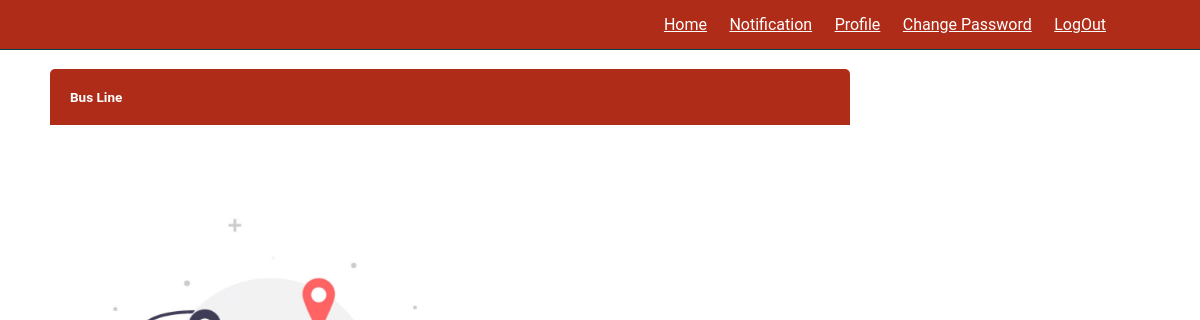
The app's page /PMyTrip/ (signed in), older data.
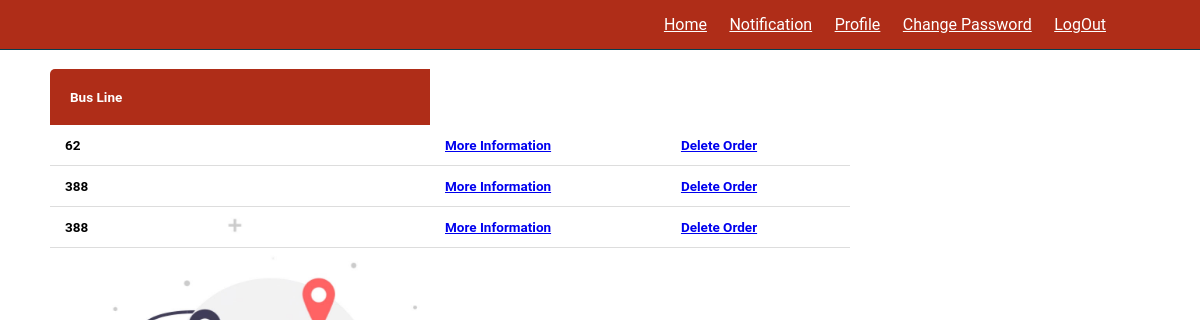
The same page, newer data.
### project/models.py (models this page shows)
class Trip(models.Model):
    username=models.CharField(max_length=100,default='')
    To=models.CharField(max_length=100,default='')
    From=models.CharField(max_length=100,default='')
    BusLine=models.CharField(max_length=100,default='')
    DateTime=models.DateTimeField()
    class Meta:
        db_table = 'Trips'

### project/views.py (the view)
# urls.py: path('PMyTrip/',views.PMyTrip,name="PMyTrip"),
def PMyTrip(request):
    trips= Trip.objects.filter(username=request.user.username)
    return render(request,'project/PMyTrip.html',{'trips':trips})

### project/templates/project/PMyTrip.html (shortened to what this page needs)
{% load static %}
<!DOCTYPE html>
<html lang="en">
    <head>
    </head>
<body  style="background-image:url('{% static 'img/unnamed.jpg' %}'); background-repeat: no-repeat; background-size:100%;">
    <br>
    <br>
        <table class="content-table">
    <thead>
      <br>
    <br>
      <tr>
       <th> <h2>Bus Line</h2></th>
      </tr>
    </thead>
    {% for trip in trips%}
    <tr>
       <td>
        <h2>{{trip.BusLine}}</h2>
      </td>
      <td>
      <h2><a href="/PassenegrTripInfo/{{trip.id}}" class="btn btn-danger" > More Information </a></h2>
      </td>
      <td>
        <h2><a href="/DeleteOrder/{{trip.id}}" class="btn btn-danger" > Delete Order </a></h2>
        </td>
      </tr>
      {% endfor %}
  </table>
    <form action="" method="POST">
        <header class="header">
            <nav class="navbar">
                <a href="/PassengerHomePage">Home</a>
                <a href="/PassengerNotification">Notification</a>
                <a href="{% url 'PassengerProfile' user.id %}">Profile</a>
                <a href="{% url 'PassengerPassword' user.id %}">Change Password</a>
                <a href="/logoutUser">LogOut</a>
            </nav>
        </header>
    </body>
</html>

### project/templates/project/PMyTrip.html (style rules this page uses)
:root { --main-color:#6283a1; --black: #13131a; --bg:#010103; --border: .1rem solid rgb(4, 62, 80); }
* { font-family: 'Roboto',sans-serif; margin: 0; padding: 0; box-sizing: border-box; outline: none; border: none; text-transform: capitalize; transition: .2s linear; }
html { font-size: 62.5%; overflow-x: hidden; scroll-padding-top: 9rem; scroll-behavior: smooth; }
body { background:#AF2D18; }
.header { background: #AF2D18; display: flex; align-items: center; justify-content: space-between; padding: 1.5rem 7%; border-bottom: var(--border); position: fixed; top: 0; left:0; right:0; z-index: 1000; }
.header .navbar a { margin: 0 1rem; font-size: 1.6rem; color:#fff; }
.content-table { border-collapse: collapse; margin: 25px 0; font-size: 0.9em; min-width: 800px; border-radius: 5px 5px 0 0; overflow: hidden; margin-left:50px; }
.content-table thead tr { background-color: #AF2D18; color: #ffffff; text-align: left; font-weight: bold; }
.content-table th { width: 380px; padding: 20px; margin: 25px auto; }
.content-table td { padding: 12px 15px; }
.content-table tbody tr { border-bottom: 1px solid #dddddd; }

Row changes from the older to the newer data that the page shows:
added Trip: BusLine "62"
added Trip: BusLine "388"
added Trip: BusLine "388"
